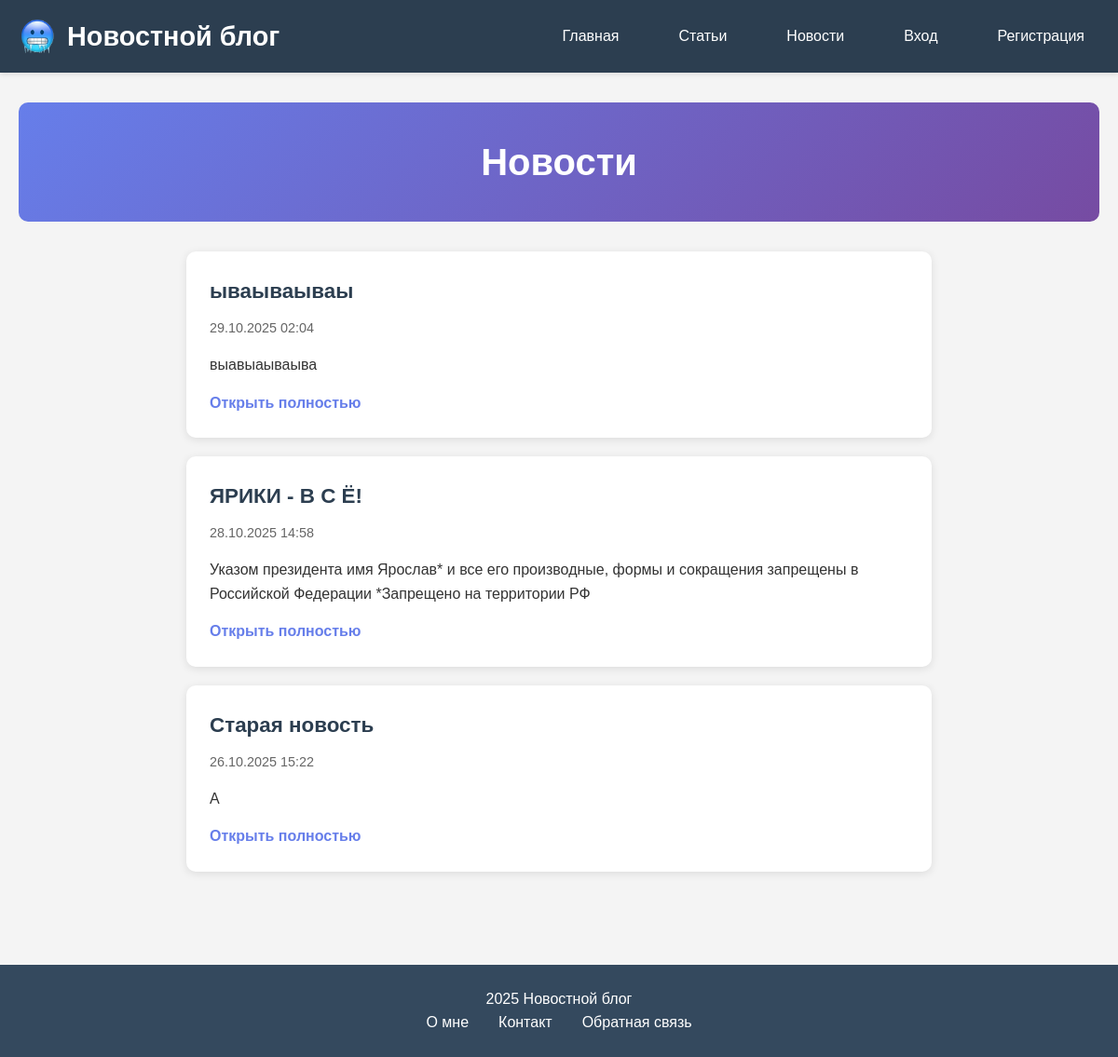
Page /news/ on the committed database.
### main/models.py (models this page shows, shortened)
class News(models.Model):
    title = models.CharField(max_length=200, verbose_name='Заголовок')
    content = models.TextField(verbose_name='Содержание')
    created_at = models.DateTimeField(default=timezone.now, verbose_name='Дата создания')
    updated_at = models.DateTimeField(auto_now=True)
    is_published = models.BooleanField(default=True, verbose_name='Опубликовано')
    class Meta:
        verbose_name = 'Новость'
        verbose_name_plural = 'Новости'
        ordering = ['-created_at']

### main/views.py (the view)
# urls.py: path('news/', views.news_list, name='news_list'),
def news_list(request):
    news = News.objects.filter(is_published=True).order_by('-created_at')
    return render(request, 'main/news_list.html', {'news_list': news})

### main/templates/main/news_list.html (shortened to what this page needs)
{% extends "main/base.html" %}
{% block content %}
<div class="page-header">
    <h2>Новости</h2>
</div>
<div class="news-container">
    {% for news in news_list %}
    <div class="news-item">
        <h3 class="news-title">
            <a href="{% url 'news_open' news.id %}">{{ news.title }}</a>
        </h3>
        <div class="news-meta">
            <span class="news-date">{{ news.created_at|date:"d.m.Y H:i" }}</span>
        </div>
        <div class="news-content">
            {{ news.content|truncatewords:30 }}
        </div>
        <a href="{% url 'news_open' news.id %}" class="read-more">Открыть полностью</a>
    </div>
    {% endfor %}
</div>
{% endblock %}

### main/static/main/css/style.css (style rules this page uses)
* { margin: 0; padding: 0; box-sizing: border-box; }
body { font-family: 'Arial', sans-serif; line-height: 1.6; color: #333; background-color: #f4f4f4; }
.page-header { text-align: center; margin-bottom: 2rem; padding: 2rem 0; background: linear-gradient(135deg, #667eea 0%, #764ba2 100%); color: white; border-radius: 10px; }
.page-header h2 { font-size: 2.5rem; }
.news-container { max-width: 800px; margin: 0 auto; }
.news-item { background: white; padding: 25px; margin-bottom: 20px; border-radius: 10px; box-shadow: 0 2px 10px rgba(0,0,0,0.1); transition: transform 0.3s ease; }
.news-title { margin-bottom: 10px; }
.news-title a { text-decoration: none; color: #2c3e50; font-size: 1.4rem; }
.news-meta { margin-bottom: 15px; color: #666; font-size: 0.9rem; }
.news-content { line-height: 1.6; color: #333; margin-bottom: 15px; }
.read-more { color: #667eea; text-decoration: none; font-weight: 600; }

### rows in the picture
News: title "ываываываы", created_at "29.10.2025 02:04", content "выавыаываыва"
News: title "ЯРИКИ - В С Ё!", created_at "28.10.2025 14:58", content "Указом президента имя Ярослав* и все его производные, формы и сокращения запрещены в Российской Федерации *Запрещено на территории РФ"
News: title "Старая новость", created_at "26.10.2025 15:22", content "А"
